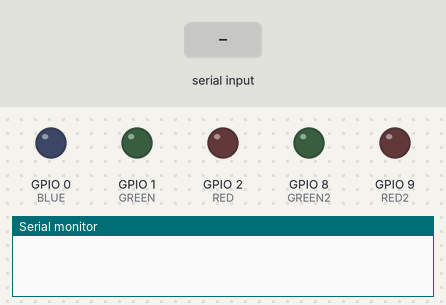
Simulated run of this sketch. Board: ESP32. On the bench: output pins drawn as LEDs (lit = HIGH), the last lines printed to the serial monitor. Dashed ring = blinking. The test bench sets the inputs (shaded band).

Above: at 6.1 s.
6.2 s: "red\n" received over the second serial link
At 10.7 s:
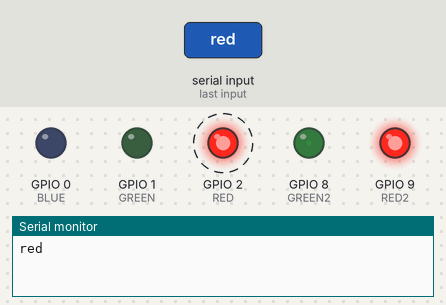
13.3 s: "green\n" received over the second serial link
20.3 s: "blue\n" received over the second serial link
At 23.8 s:
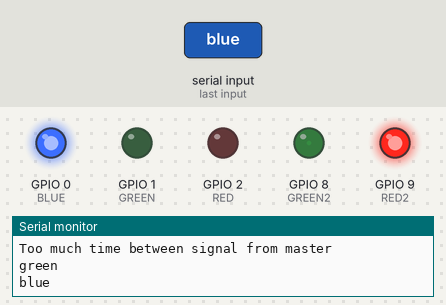
27.4 s: "white\n" received over the second serial link
At 31.6 s:
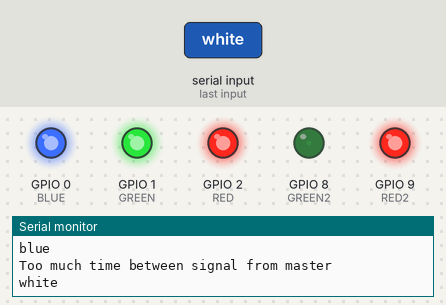
Timing chart, 0 to 35.5 s (numbered marks = the images above; inputs shaded):
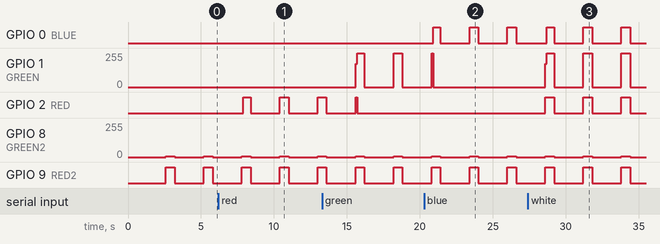

The sketch:

Full_System_RX.ino
```cpp
/*
 * Receiver
 * Receives signal from microcontroller located on mile marker.
 * Signals include "Clear" and "Hazard"
 * From these signals/lack of signal, there are 3 states:
 *  1. "Clear" - LEDs flash white on a 2.5s period; 0.5s on, 2s off
 *  2. "Danger" = LEDs flash blue
 *  3. No signal received after certain time period - LEDs flash yellow
 * All LEDs are RGB and can be programmed to any color.
 * Road conditions are saved to non-volatile memory and updated every time a signal is received.
 */

/* Setup
 * While pin headers are closest to you
 * From HC12 to Seeduino
 * Pin 1 to Power
 * Pin 2 to GND
 * Pin 3 to pin 6
 * pin 4 to pin 7
 * Pin 5 open or Power if transmit receive (GND if configuring)
 */
#include <SoftwareSerial.h>
#include<FlashAsEEPROM.h>

//LEDs on one side of solar stud
#define RED 2
#define GREEN 1
#define BLUE 0

//LEDs on other side of stud, this is just blinking orange for now
#define RED2  9
#define GREEN2  8
#define BLUE2 3

//codes for road conditions
#define CLEAR 100
#define DANGER 101  //this is not used
#define HAZARD 102

//LED on/off times
#define on_time_ms 500
#define off_time_ms 2000
#define maxTimeBetweenSignalSeconds 5 //time before caution signal is displayed

SoftwareSerial HC12(7,6); //HC12 TX Pin, HC12 RX pin

byte incomingByte;
String currentColor = "";
int currentTime = 0;
int resetTime = 0;

void setup(){
  Serial.begin(9600);
  HC12.begin(9600);
  while (!Serial && !HC12) {
    Serial.println("Waiting..."); // wait for serial port to connect. Needed for native USB port only
  }
  pinMode(2,OUTPUT);

  pinMode(RED, OUTPUT);
  pinMode(GREEN, OUTPUT);
  pinMode(BLUE, OUTPUT);
//  Serial.write("AT+FU4,B1200"); //long range mode, setpin must be low
}

void loop()
{
  currentTime = millis()/1000; //get how long program has run (in seconds)
  delay(100);

  String sig = recieveData();
  checkSignal(sig);     //determine road conditions
  sendDataFromSerial(); //send data if anything was typed into serial monitor
  flashLED();           //blink the LEDs based on road conditions

  //determine if it's been too long since last transmission
  if(currentTime - resetTime > maxTimeBetweenSignalSeconds)
  {
    Serial.println("Too much time between signal from master");
    //Do stuff
    changeColor("yellow");
    currentColor = "yellow";
    /*
     *
     */
  }
}

String recieveData(void)
{
  String data = "";
  //receiving data
  while (HC12.available()) //if HC-12 has recieved
  {
    incomingByte = HC12.read(); //read next byte
//    Serial.println(char(incomingByte));
    if(char(incomingByte) != '\n' && char(incomingByte) != '\r')
    {
      data += char(incomingByte);  //concatenate to 'data'
    }
  }
  return data;
}

void sendDataFromSerial(void)
{
  //sending data
  while(Serial.available())//if we have inputted data to serial monitor
  {
    HC12.write(Serial.read());  //send data to other HC12
  }
}
/* change LEDs based on RGB values
 *  analogWrite on Seeeduino is bugged as some pins are tied together
 * this implementation assumes that blue value is either 0 or 255.
 * if blue value is 255, you must use digitalWrite(BLUE, HIGH)
 */
void RGB_color(int red_light_value, int green_light_value, int blue_light_value)
{
  analogWrite(RED, red_light_value);
  analogWrite(GREEN, green_light_value);
  digitalWrite(BLUE, LOW);
}

void RGB_color2(int red_light_value, int green_light_value, int blue_light_value)
{
  analogWrite(RED2, red_light_value);
  analogWrite(GREEN2, green_light_value);
  digitalWrite(BLUE2, LOW);
}

/*
 * you can change the colors of the leds by sending one of these strings to the serial of a transmitter
 * colors:
 *  red
 *  green
 *  blue
 *  white
 *  yellow
 */
void changeColor(String color)
{
  if(color == "red")
  {
    RGB_color(255, 0, 0);
  }
  else if(color == "green")
  {
    RGB_color(0, 255, 0);
  }
  else if(color == "blue")
  {
    RGB_color(0,0,0);
    digitalWrite(BLUE, HIGH);
  }
  else if(color == "yellow")
  {
    RGB_color(255, 175, 0);
  }
  else if(color == "white")
  {
    RGB_color(255, 255, 0);
    digitalWrite(BLUE, HIGH);
  }
  else
  {
    RGB_color(0, 0, 0);
  }
}

/*
 * checks signal from transmitter and saves it to flash memory
 * since flash memory has limited number of writes, it first checks if the current state is already saved
 */
void checkSignal(String words)
{
  //check to see if there is non-empty transmission
  if (words != "")
  {
    resetTime = millis()/1000;
    changeColor(words);
    currentColor = words;
    Serial.println(words);
  }
  if(words == "Clear")
  {
    resetTime = millis()/1000;  //reset timer to current time
    changeColor("white");
    currentColor = "white";
    if(EEPROM.read(0) != CLEAR)//check to see if condition is already saved in memory
    {
      Serial.println("Writing to 100 flash memory");
      Serial.printf("Reset timer to: %d s\n", resetTime);
      EEPROM.write(0, CLEAR);
      EEPROM.commit();
    }
    else
    {
      Serial.println("Clear signal already present on EEPROM");
      Serial.println("Timer reset");
    }
  }
  if(words == "Danger") //this condition is not used
  {
    resetTime = millis()/1000;  //reset timer to current time
    changeColor("red");
    currentColor = "red";
    if(EEPROM.read(0) != DANGER) //check to see if condition is already saved in memory
    {
      Serial.println("Writing to 101 flash memory");
      Serial.printf("Reset timer to: %d s\n", resetTime);
      EEPROM.write(0, DANGER);
      EEPROM.commit();
    }
    else
    {
      Serial.println("Danger signal already present on EEPROM");
      Serial.println("Timer reset");
    }

  }
  else if(words == "Hazard")
  {
    resetTime = millis()/1000;  //reset timer to current time
    changeColor("blue");
    currentColor = "blue";
    if(EEPROM.read(0) != HAZARD)  //check to see if condition is already saved in memory
    {
      Serial.println("Writing to 102 flash memory");
      Serial.printf("Reset timer to: %d s\n", resetTime);
      EEPROM.write(0, HAZARD);
      EEPROM.commit();
    }
    else
    {
      Serial.println("Hazard signal already present on EEPROM");
      Serial.println("Timer reset");
    }

  }
}
/*
 * flashses leds
 */
void flashLED(void)
{
  delay(on_time_ms);
  RGB_color(0, 0, 0);
  RGB_color2(0, 0, 0);
  delay(off_time_ms);
  changeColor(currentColor);
  RGB_color2(255, 5, 0);

}
```

Measured:
- after the input at 6.2 s, GPIO 1 (GREEN): stays 0/255 (without the input it goes to 175/255 after 4.2 s)
- after the input at 20.3 s, GPIO 0 (BLUE): alternates HIGH for 0.60 s and LOW for 2.0 s, starting after 0.60 s; GPIO 2 (RED): stays LOW (without the input it goes to HIGH after 5.7 s)
- after the input at 27.4 s, GPIO 0 (BLUE): alternates HIGH for 0.60 s and LOW for 2.0 s, starting after 1.3 s
- by itself, GPIO 2 (RED): alternates HIGH for 0.55 s and LOW for 2.0 s
- by itself, GPIO 8 (GREEN2): alternates 5/255 for 0.60 s and 0/255 for 2.0 s
- by itself, GPIO 9 (RED2): alternates HIGH for 0.60 s and LOW for 2.0 s
